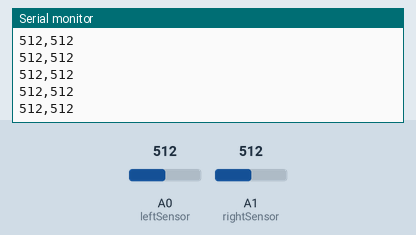
The sketch below on a simulated Arduino Uno, built with avr-gcc and run on an emulated ATmega328P. Parts: the last lines printed to the serial monitor. The test bench sets the inputs (shaded band); at power-on: A0 (leftSensor) = 512, A1 (rightSensor) = 512.

Above: at 1.2 s.
1.3 s: A0 (leftSensor) set to 716
At 2.3 s:
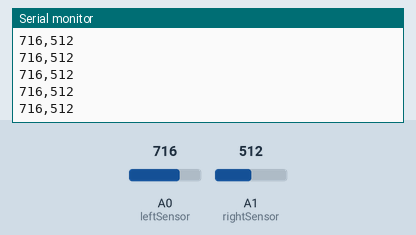
4.3 s: A1 (rightSensor) set to 716
At 4.8 s:
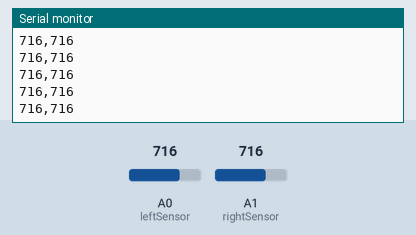
5.8 s: A0 (leftSensor) set to 900
At 6.3 s:
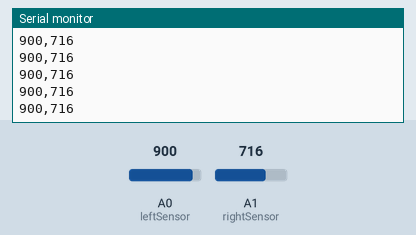
7.3 s: A1 (rightSensor) set to 900
At 8.0 s:
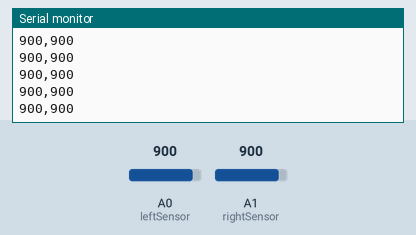
Timing chart, 0 to 9.8 s (numbered marks = the images above; inputs shaded):
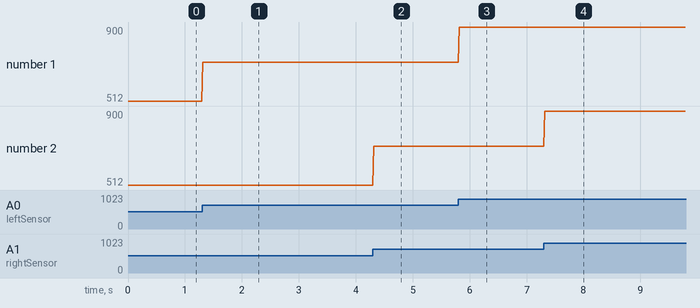

The sketch:

ArduinoSetup.ino
```cpp
int leftSensor = A0;
int rightSensor = A1;

void setup(){
  Serial.begin(9600);
}

void loop(){
  int leftVal = analogRead(leftSensor);
  int rightVal = analogRead(rightSensor);

  Serial.print(leftVal);
  Serial.print(",");
  Serial.println(rightVal);
  delay(20);
}
```

Measured:
- after the input at 1.3 s, the serial monitor: prints a new line at once (image 1)
- after the input at 4.3 s, the serial monitor: prints a new line at once (image 2)
- after the input at 5.8 s, the serial monitor: prints a new line at once (image 3)
- after the input at 7.3 s, the serial monitor: prints a new line at once (image 4)
- plotted number 1: 512 → 716 after the input at 1.3 s, 716 → 900 after the input at 5.8 s
